Frame 1 (no input): blank canvas, image omitted
Frame 60 (no input): blank canvas, image omitted
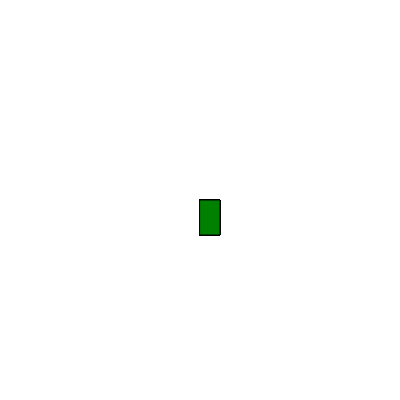
Frame 120 (the mouse pressed at the canvas centre since frame 60)

The p5.js sketch whose frames 1 and 60 were blank and that drew this single picture after the mouse press (run headless with seeded random() and noise() and a simulated clock; from frame 60 on, the mouse is pressed at the canvas centre):

// p5.js sketch
// ── sketch.js
function setup() {
  createCanvas(400, 400); 
  background("white");
}

function draw() {
  stroke ("black") 
fill("green")

//console.log(moauseIsPressed); 
    if (mouseIsPressed){  
      rect (mouseX, mouseY, 20, 35);
            }
}
